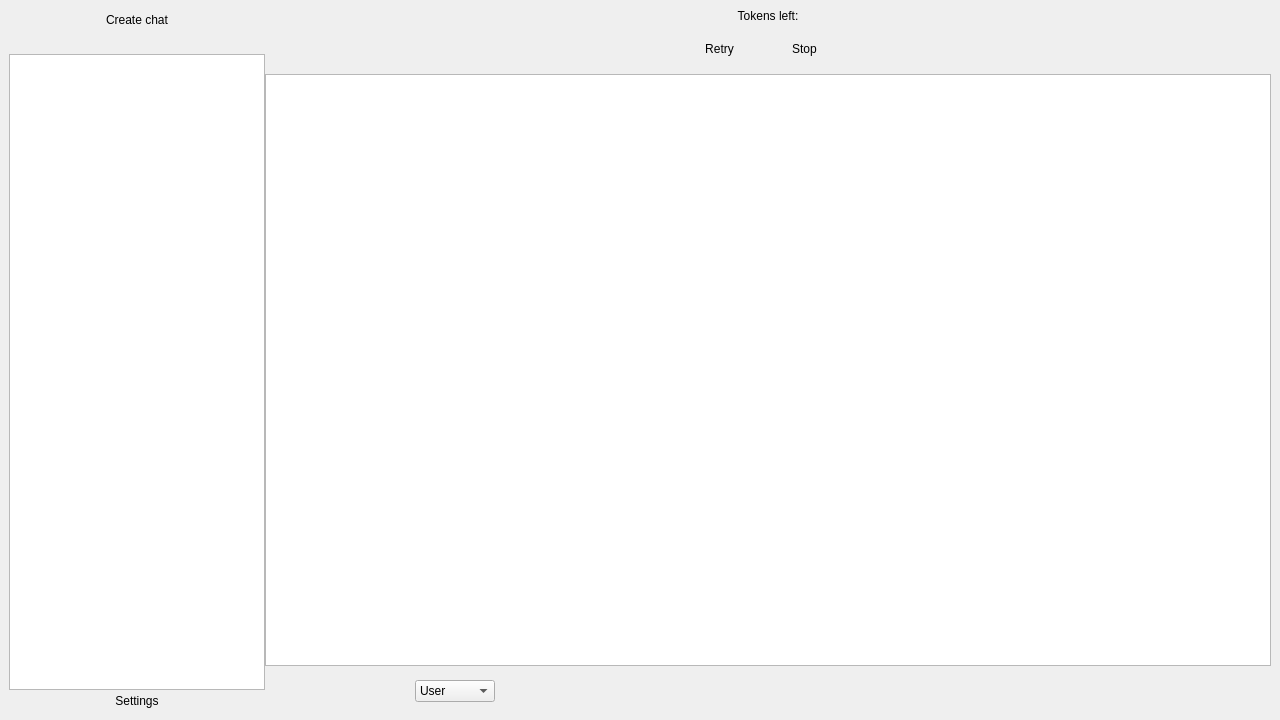
<?xml version="1.0" encoding="UTF-8"?>
<ui version="4.0">
 <class>MainWindow</class>
 <widget class="QMainWindow" name="MainWindow">
  <property name="geometry">
   <rect>
    <x>0</x>
    <y>0</y>
    <width>1280</width>
    <height>720</height>
   </rect>
  </property>
  <property name="windowTitle">
   <string notr="true">MindMate</string>
  </property>
  <property name="windowIcon">
   <iconset resource="../resources.qrc">
    <normaloff>:/icons/MindMateLogo.svg</normaloff>:/icons/MindMateLogo.svg</iconset>
  </property>
  <property name="locale">
   <locale language="English" country="UnitedStates"/>
  </property>
  <widget class="QWidget" name="centralwidget">
   <layout class="QHBoxLayout" name="horizontalLayout_2">
    <item>
     <layout class="QFormLayout" name="formLayout">
      <property name="horizontalSpacing">
       <number>0</number>
      </property>
      <property name="verticalSpacing">
       <number>0</number>
      </property>
      <item row="0" column="0">
       <layout class="QVBoxLayout" name="verticalLayout">
        <item>
         <widget class="QToolButton" name="newChatButton">
          <property name="sizePolicy">
           <sizepolicy hsizetype="Preferred" vsizetype="Fixed">
            <horstretch>0</horstretch>
            <verstretch>0</verstretch>
           </sizepolicy>
          </property>
          <property name="locale">
           <locale language="English" country="UnitedStates"/>
          </property>
          <property name="text">
           <string>Create chat</string>
          </property>
          <property name="icon">
           <iconset theme="list-add">
            <normaloff>.</normaloff>.</iconset>
          </property>
          <property name="toolButtonStyle">
           <enum>Qt::ToolButtonTextUnderIcon</enum>
          </property>
          <property name="autoRaise">
           <bool>true</bool>
          </property>
         </widget>
        </item>
        <item>
         <spacer name="verticalSpacer">
          <property name="orientation">
           <enum>Qt::Vertical</enum>
          </property>
          <property name="sizeType">
           <enum>QSizePolicy::Maximum</enum>
          </property>
          <property name="sizeHint" stdset="0">
           <size>
            <width>20</width>
            <height>24</height>
           </size>
          </property>
         </spacer>
        </item>
        <item>
         <widget class="QListWidget" name="chatList">
          <property name="focusPolicy">
           <enum>Qt::NoFocus</enum>
          </property>
          <property name="contextMenuPolicy">
           <enum>Qt::NoContextMenu</enum>
          </property>
          <property name="verticalScrollBarPolicy">
           <enum>Qt::ScrollBarAlwaysOff</enum>
          </property>
          <property name="horizontalScrollBarPolicy">
           <enum>Qt::ScrollBarAlwaysOff</enum>
          </property>
          <property name="verticalScrollMode">
           <enum>QAbstractItemView::ScrollPerPixel</enum>
          </property>
         </widget>
        </item>
        <item>
         <widget class="QToolButton" name="settingsButton">
          <property name="sizePolicy">
           <sizepolicy hsizetype="Preferred" vsizetype="Fixed">
            <horstretch>0</horstretch>
            <verstretch>0</verstretch>
           </sizepolicy>
          </property>
          <property name="locale">
           <locale language="English" country="UnitedStates"/>
          </property>
          <property name="text">
           <string>Settings</string>
          </property>
          <property name="icon">
           <iconset theme="preferences-other">
            <normaloff>.</normaloff>.</iconset>
          </property>
          <property name="toolButtonStyle">
           <enum>Qt::ToolButtonTextUnderIcon</enum>
          </property>
          <property name="autoRaise">
           <bool>true</bool>
          </property>
         </widget>
        </item>
       </layout>
      </item>
      <item row="0" column="1">
       <layout class="QVBoxLayout" name="verticalLayout_2">
        <property name="spacing">
         <number>6</number>
        </property>
        <item>
         <layout class="QVBoxLayout" name="verticalLayout_3">
          <item>
           <widget class="QLabel" name="countToken">
            <property name="text">
             <string notr="true">Tokens left:</string>
            </property>
            <property name="alignment">
             <set>Qt::AlignCenter</set>
            </property>
           </widget>
          </item>
          <item>
           <layout class="QHBoxLayout" name="horizontalLayout">
            <item>
             <spacer name="horizontalSpacer_5">
              <property name="orientation">
               <enum>Qt::Horizontal</enum>
              </property>
              <property name="sizeType">
               <enum>QSizePolicy::Maximum</enum>
              </property>
              <property name="sizeHint" stdset="0">
               <size>
                <width>32</width>
                <height>28</height>
               </size>
              </property>
             </spacer>
            </item>
            <item>
             <spacer name="horizontalSpacer_3">
              <property name="orientation">
               <enum>Qt::Horizontal</enum>
              </property>
              <property name="sizeHint" stdset="0">
               <size>
                <width>40</width>
                <height>28</height>
               </size>
              </property>
             </spacer>
            </item>
            <item>
             <widget class="QToolButton" name="retryButton">
              <property name="sizePolicy">
               <sizepolicy hsizetype="Fixed" vsizetype="Preferred">
                <horstretch>0</horstretch>
                <verstretch>0</verstretch>
               </sizepolicy>
              </property>
              <property name="text">
               <string>Retry</string>
              </property>
              <property name="icon">
               <iconset theme="view-refresh">
                <normaloff>.</normaloff>.</iconset>
              </property>
              <property name="iconSize">
               <size>
                <width>32</width>
                <height>32</height>
               </size>
              </property>
              <property name="toolButtonStyle">
               <enum>Qt::ToolButtonTextBesideIcon</enum>
              </property>
              <property name="autoRaise">
               <bool>true</bool>
              </property>
             </widget>
            </item>
            <item>
             <widget class="QLabel" name="loading">
              <property name="sizePolicy">
               <sizepolicy hsizetype="Fixed" vsizetype="Fixed">
                <horstretch>0</horstretch>
                <verstretch>0</verstretch>
               </sizepolicy>
              </property>
              <property name="minimumSize">
               <size>
                <width>32</width>
                <height>32</height>
               </size>
              </property>
              <property name="text">
               <string/>
              </property>
              <property name="textInteractionFlags">
               <set>Qt::NoTextInteraction</set>
              </property>
             </widget>
            </item>
            <item>
             <widget class="QToolButton" name="stopButton">
              <property name="sizePolicy">
               <sizepolicy hsizetype="Fixed" vsizetype="Preferred">
                <horstretch>0</horstretch>
                <verstretch>0</verstretch>
               </sizepolicy>
              </property>
              <property name="text">
               <string>Stop</string>
              </property>
              <property name="icon">
               <iconset theme="media-playback-stop">
                <normaloff>.</normaloff>.</iconset>
              </property>
              <property name="iconSize">
               <size>
                <width>32</width>
                <height>32</height>
               </size>
              </property>
              <property name="toolButtonStyle">
               <enum>Qt::ToolButtonTextBesideIcon</enum>
              </property>
              <property name="autoRaise">
               <bool>true</bool>
              </property>
             </widget>
            </item>
            <item>
             <spacer name="horizontalSpacer_4">
              <property name="orientation">
               <enum>Qt::Horizontal</enum>
              </property>
              <property name="sizeHint" stdset="0">
               <size>
                <width>40</width>
                <height>28</height>
               </size>
              </property>
             </spacer>
            </item>
            <item>
             <widget class="QToolButton" name="chatSettingsButton">
              <property name="enabled">
               <bool>true</bool>
              </property>
              <property name="sizePolicy">
               <sizepolicy hsizetype="Fixed" vsizetype="Preferred">
                <horstretch>0</horstretch>
                <verstretch>0</verstretch>
               </sizepolicy>
              </property>
              <property name="icon">
               <iconset theme="preferences-desktop">
                <normaloff>.</normaloff>.</iconset>
              </property>
              <property name="iconSize">
               <size>
                <width>32</width>
                <height>32</height>
               </size>
              </property>
              <property name="autoRaise">
               <bool>true</bool>
              </property>
             </widget>
            </item>
           </layout>
          </item>
         </layout>
        </item>
        <item>
         <widget class="QListWidget" name="historyList">
          <property name="sizePolicy">
           <sizepolicy hsizetype="MinimumExpanding" vsizetype="Expanding">
            <horstretch>0</horstretch>
            <verstretch>0</verstretch>
           </sizepolicy>
          </property>
          <property name="focusPolicy">
           <enum>Qt::NoFocus</enum>
          </property>
          <property name="styleSheet">
           <string notr="true">QListWidget
{
	background-color: none;
}
</string>
          </property>
          <property name="frameShape">
           <enum>QFrame::StyledPanel</enum>
          </property>
          <property name="horizontalScrollBarPolicy">
           <enum>Qt::ScrollBarAlwaysOff</enum>
          </property>
          <property name="autoScrollMargin">
           <number>0</number>
          </property>
          <property name="editTriggers">
           <set>QAbstractItemView::NoEditTriggers</set>
          </property>
          <property name="showDropIndicator" stdset="0">
           <bool>false</bool>
          </property>
          <property name="defaultDropAction">
           <enum>Qt::IgnoreAction</enum>
          </property>
          <property name="selectionMode">
           <enum>QAbstractItemView::NoSelection</enum>
          </property>
          <property name="verticalScrollMode">
           <enum>QAbstractItemView::ScrollPerPixel</enum>
          </property>
         </widget>
        </item>
        <item>
         <layout class="QHBoxLayout" name="horizontalLayout_TextField">
          <property name="spacing">
           <number>0</number>
          </property>
          <item>
           <spacer name="horizontalSpacer">
            <property name="orientation">
             <enum>Qt::Horizontal</enum>
            </property>
            <property name="sizeType">
             <enum>QSizePolicy::Maximum</enum>
            </property>
            <property name="sizeHint" stdset="0">
             <size>
              <width>150</width>
              <height>32</height>
             </size>
            </property>
           </spacer>
          </item>
          <item>
           <widget class="QComboBox" name="roleBox">
            <property name="sizePolicy">
             <sizepolicy hsizetype="Maximum" vsizetype="Maximum">
              <horstretch>0</horstretch>
              <verstretch>0</verstretch>
             </sizepolicy>
            </property>
            <property name="focusPolicy">
             <enum>Qt::NoFocus</enum>
            </property>
            <property name="currentIndex">
             <number>0</number>
            </property>
            <property name="sizeAdjustPolicy">
             <enum>QComboBox::AdjustToContents</enum>
            </property>
            <item>
             <property name="text">
              <string>User</string>
             </property>
            </item>
            <item>
             <property name="text">
              <string>System</string>
             </property>
            </item>
            <item>
             <property name="text">
              <string>Assistant</string>
             </property>
            </item>
           </widget>
          </item>
          <item>
           <spacer name="horizontalSpacer_6">
            <property name="orientation">
             <enum>Qt::Horizontal</enum>
            </property>
            <property name="sizeType">
             <enum>QSizePolicy::Fixed</enum>
            </property>
            <property name="sizeHint" stdset="0">
             <size>
              <width>10</width>
              <height>20</height>
             </size>
            </property>
           </spacer>
          </item>
          <item>
           <widget class="NewTextEdit" name="textInput" native="true">
            <property name="sizePolicy">
             <sizepolicy hsizetype="Expanding" vsizetype="Preferred">
              <horstretch>0</horstretch>
              <verstretch>0</verstretch>
             </sizepolicy>
            </property>
           </widget>
          </item>
          <item>
           <spacer name="horizontalSpacer_7">
            <property name="orientation">
             <enum>Qt::Horizontal</enum>
            </property>
            <property name="sizeType">
             <enum>QSizePolicy::Fixed</enum>
            </property>
            <property name="sizeHint" stdset="0">
             <size>
              <width>10</width>
              <height>20</height>
             </size>
            </property>
           </spacer>
          </item>
          <item>
           <widget class="QToolButton" name="sendButton">
            <property name="sizePolicy">
             <sizepolicy hsizetype="Fixed" vsizetype="Preferred">
              <horstretch>0</horstretch>
              <verstretch>0</verstretch>
             </sizepolicy>
            </property>
            <property name="text">
             <string/>
            </property>
            <property name="icon">
             <iconset theme="mail-send">
              <normaloff>.</normaloff>.</iconset>
            </property>
            <property name="iconSize">
             <size>
              <width>32</width>
              <height>32</height>
             </size>
            </property>
            <property name="autoRaise">
             <bool>true</bool>
            </property>
           </widget>
          </item>
          <item>
           <spacer name="horizontalSpacer_2">
            <property name="orientation">
             <enum>Qt::Horizontal</enum>
            </property>
            <property name="sizeType">
             <enum>QSizePolicy::Maximum</enum>
            </property>
            <property name="sizeHint" stdset="0">
             <size>
              <width>150</width>
              <height>20</height>
             </size>
            </property>
           </spacer>
          </item>
         </layout>
        </item>
       </layout>
      </item>
     </layout>
    </item>
   </layout>
  </widget>
 </widget>
 <customwidgets>
  <customwidget>
   <class>NewTextEdit</class>
   <extends>QWidget</extends>
   <header>NewTextEdit.h</header>
  </customwidget>
 </customwidgets>
 <resources>
  <include location="../resources.qrc"/>
 </resources>
 <connections/>
</ui>
